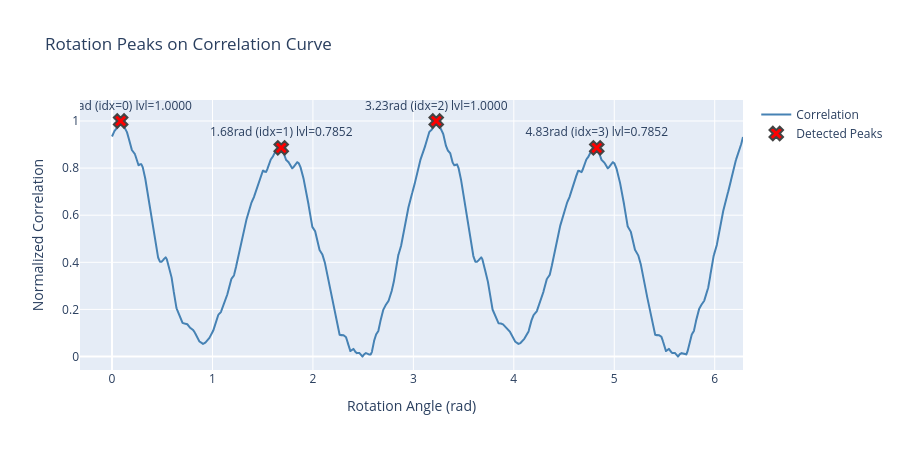

This figure's notebook cell:
### Markdown cell above
## Rotation Peaks

Detected rotation peaks (red x markers) overlaid on the correlation curve. Each peak shows the angle in radians and its index in the correlation array.

### Code cell
fig = go.Figure()

if rotation_corr is not None and rotation_corr.ndim == 2:
    indices = rotation_corr[:, 0]
    angles = rotation_corr[:, 1]
    correlations = rotation_corr[:, 2]
    fig.add_trace(go.Scatter(x=angles, y=correlations, mode='lines', name='Correlation', line=dict(width=2, color='steelblue')))
    fig.update_xaxes(title_text='Rotation Angle (rad)')
    fig.update_yaxes(title_text='Normalized Correlation')

if rotation_peaks is not None and rotation_peaks.ndim == 2:
    sort_idx = np.argsort(rotation_peaks[:, 0])
    sorted_peaks = rotation_peaks[sort_idx]
    peak_angles = sorted_peaks[:, 0]
    peak_heights = sorted_peaks[:, 1]
    level_potentials = sorted_peaks[:, 3]
    peak_indices = sorted_peaks[:, 4].astype(int)
    peak_text = [f'{a:.2f}rad (idx={idx}) lvl={l:.4f}' for a, idx, l in zip(peak_angles, peak_indices, level_potentials)]
    fig.add_trace(go.Scatter(x=peak_angles, y=peak_heights, mode='markers+text',
                             marker=dict(size=12, color='red', symbol='x', line=dict(width=2)),
                             text=peak_text,
                             textposition='top center',
                             name='Detected Peaks'))

fig.update_layout(height=450, width=900, title_text='Rotation Peaks on Correlation Curve')
fig.show()

### Figure 1 — Plotly figure (JSON) as saved in the notebook; plotly's stock layout.template omitted (floating-point values rounded to 4 significant figures; data arrays with more than 128 entries replaced by an {"elided": "..."} marker saying what was removed)
{"data": [{"line": {"color": "steelblue", "width": 2}, "mode": "lines", "name": "Correlation", "type": "scatter", "x": {"elided": "4096 float values"}, "y": {"elided": "4096 float values"}}, {"marker": {"color": "red", "line": {"width": 2}, "size": 12, "symbol": "x"}, "mode": "markers+text", "name": "Detected Peaks", "text": ["0.09rad (idx=0) lvl=1.0000", "1.68rad (idx=1) lvl=0.7852", "3.23rad (idx=2) lvl=1.0000", "4.83rad (idx=3) lvl=0.7852"], "textposition": "top center", "type": "scatter", "x": [0.0859, 1.684, 3.228, 4.826], "y": [1.0, 0.8861, 1.0, 0.8861]}], "layout": {"height": 450, "title": {"text": "Rotation Peaks on Correlation Curve"}, "width": 900, "xaxis": {"title": {"text": "Rotation Angle (rad)"}}, "yaxis": {"title": {"text": "Normalized Correlation"}}}}
